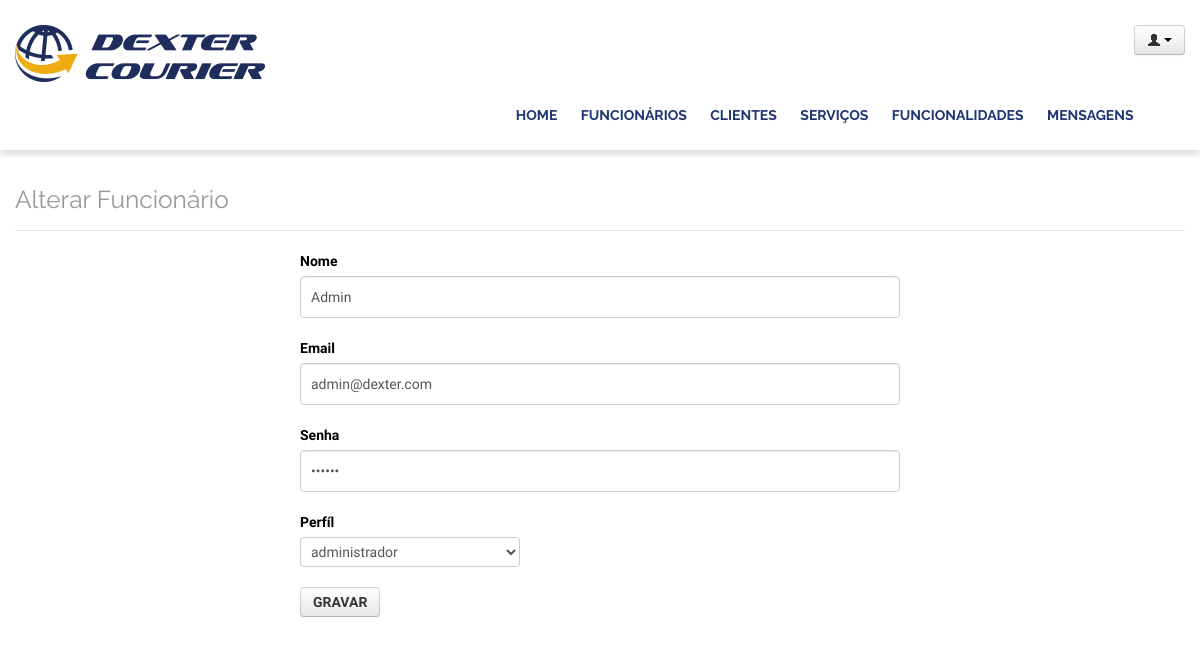
The page /752/files/web01/apache/dexter/admin/alterarFuncionario.php?id=5 on the database its author committed.
### tables this page shows
CREATE TABLE `funcionarios` (
  `id` int(11) NOT NULL AUTO_INCREMENT,
  `nome` varchar(200) DEFAULT NULL,
  `email` varchar(200) DEFAULT NULL,
  `senha` varchar(100) DEFAULT NULL,
  `prf_id` int(11) DEFAULT NULL,
  `ip` varchar(2) DEFAULT NULL,
  PRIMARY KEY (`id`)
);

CREATE TABLE `perfis` (
  `id` int(11) NOT NULL AUTO_INCREMENT,
  `nome` varchar(30) DEFAULT NULL,
  `ip` varchar(2) DEFAULT NULL,
  PRIMARY KEY (`id`)
);

### 752/files/web01/apache/dexter/include/banco.php (called while the page is built, shortened)
<?php
	function listar($tabela, $campos = "*", $onde=null, $filtro=null, $ordem=null, $limite=null){
                $sql = "select $campos from $tabela";
                $registros = [];
				$link = mysqli_connect ( 'proxy.dexter.com.br', 'suporte', '4linux', 'dexter500') or die ("Cloud not connect to mysql");
                $query = mysqli_query( $link, $sql );
				while($registro = mysqli_fetch_array($query)){
                   $registros[] = $registro;
                }
                return $registros;
 }
	function ver($tabela, $onde, $campos = "*"){
			$sql = "select $campos from $tabela where $onde";
			$link = mysqli_connect ( 'proxy.dexter.com.br', 'suporte', '4linux', 'dexter500') or die ("Cloud not connect to mysql");
			$query = mysqli_query( $link, $sql );
			return mysqli_fetch_array( $query );
}

### 752/files/web01/apache/dexter/admin/alterarFuncionario.php (the view, shortened to what this page needs)
    <header class="header">
           <?php
                require 'topo.php';
            	$registro = ver( 'funcionarios', " id={$_GET['id']}" );
           ?>
    </header>
    <div class="container">
    <div class="row">
    <div class="span12" style="margin-top:20px">
        <legend class="title">
            <h3>Alterar Funcionário</h3>
        </legend>
		<form action="#" method="post" class="form">
			<p>
				<label for="nome">Nome</label> <input type="text" name="nome"
					id="nome_razao" value="<?php echo $registro['nome'] ?>" required>
			</p>
			<p>
				<label for="email">Email</label> <input type="email" name="email"
					id="email" value="<?php echo $registro['email'] ?>" required>
			</p>
			<p>
				<label for="senha">Senha</label> <input type="password" name="senha"
					id="senha" value="xxxxxx" required>
			</p>
			<p>
				<label for="prf_id">Perfíl</label>
				 <select name="prf_id">
									 <?php foreach( listar('perfis') as $perfil ){ ?>
 <option value = "<?php echo $perfil['id'] ?>" <?php echo ( $perfil['id'] == $registro['prf_id'] ) ? 'selected = true' : '' ?>>
												<?php echo $perfil['nome'] ?>
											</option>
									 <?php } ?>
                        </select>
			</p>
			<p>
				<button class="btn">Gravar</button>
			</p>
		</form>
    </div>
</div>
</div>
</body>
</html>

### 752/files/web01/apache/dexter/include/css/style.css (style rules this page uses)
body { margin: 0; padding: 0; background: #F5F5F5; color: #555; font-family: 'Open Sans', sans-serif; font-weight: 300; }
.container { width:980px; margin: 0 auto; display: block; }
.header { width: 100%; background-color: white; padding: 15px; overflow: hidden; box-sizing: border-box; -webkit-box-shadow: 0 5px 5px rgba(0,0,0,.12); -moz-box-shadow: 0 5px 5px rgba(0,0,0,.12); box-shadow: 0 5px 5px rgba(0,0,0,.12); }
.title { font-family: 'Raleway', sans-serif; }
.title h3 { font-weight: normal; color: #999; }
.form { max-width: 600px; margin: 0 auto; }
.form label { font-weight: 600; }
.form input, .form textarea { width: 100%; max-width: 100%; background:none; border:1px solid #ccc; padding:10px 5px; font-size:1.4em; }
.btn { background-color: #1f3574; text-transform: uppercase; color: #fff; text-decoration: none; padding: 10px 25px; font-weight: 700; border:0; font-size: 1em; }

### 752/files/web01/apache/dexter/admin/alterarFuncionario.php (style rules this page uses)
textarea, input[type="text"], input[type="password"], input[type="datetime"], input[type="datetime-local"], input[type="date"], input[type="month"], input[type="time"], input[type="week"], input[type="number"], input[type="email"], input[type="url"], input[type="search"], input[type="tel"], input[type="color"], .uneditable-input { padding: 10px; height:auto; }

### rows shown on the page
funcionarios: nome "Admin", email "admin@dexter.com", prf_id "administrador"
